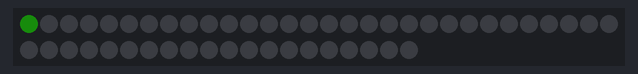
Bench run of a sketch on a simulated Arduino Uno, built with avr-gcc and run on an emulated ATmega328P. On the bench: 50 RGB LEDs in strip order, left to right, continuing on the next row. Dim RGB values are drawn brighter than linear.

Above: at 0.05 s.
At 1.28 s:
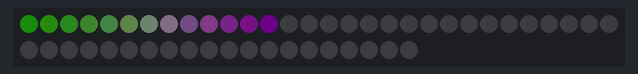
At 2.5 s:
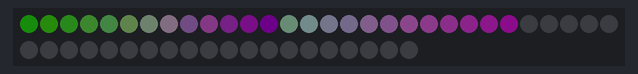
At 3.73 s:
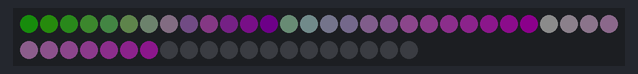
At 5.05 s:
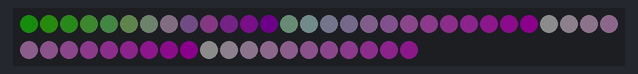

The sketch:

neopixel.ino
```cpp
#include <Adafruit_NeoPixel.h>

#define LED_PIN   9   //The pin connected to the NeoPixels.
#define LED_COUNT 50//The number of NeoPixels attached.
#define DELAY_VAL 100


//Declare our NeoPixel strip object:
//Arg 1: # of pixels; Arg 2: Arduino pin #; Arg 3: pixel type flags, add together as needed

Adafruit_NeoPixel strip(LED_COUNT, LED_PIN, NEO_GRB + NEO_KHZ800);

void setup() {
  strip.begin();
  strip.show(); //Initialize all pixels to off.
  strip.setBrightness(12);
}

void loop() {
  strip.clear();
  for(int i=0; i<LED_COUNT; i++) {
     strip.setPixelColor(i, min(50+10*i,255),min(255-20*i,255),min(20+15*i,255));
     strip.show();
     delay(DELAY_VAL);
  }


//  for(int i=0; i<LED_COUNT; i++) {
//    strip.rainbow(65535-(i*6553),1,255,255,true);
//    strip.show();
//    delay(100);
//  }
}
```

Measured:
- by itself, everything shown: repeats every 5.1 s, in 50 steps
